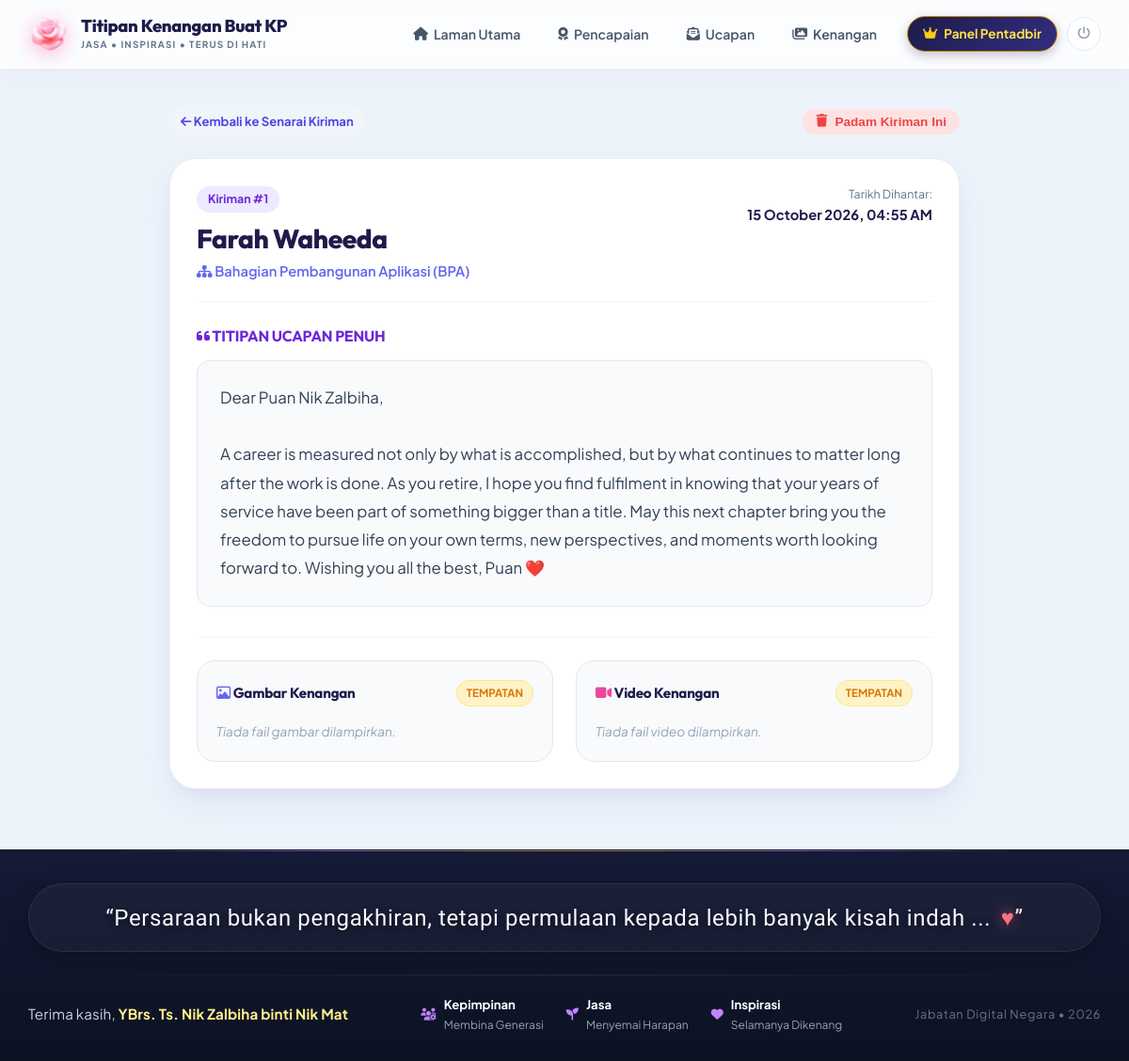
The app's page /admin/kiriman/1 (signed in) with its own data.
### app/models.py (models this page shows, shortened)
class Submission(db.Model):
    __tablename__ = "submissions"
    id = db.Column(db.Integer, primary_key=True)
    nama = db.Column(db.String(150), nullable=False)
    bahagian = db.Column(db.String(150), nullable=False)
    jawatan = db.Column(db.String(150), nullable=True)
    ucapan = db.Column(db.Text, nullable=True)
    created_at = db.Column(db.DateTime, default=datetime.now)
    status = db.Column(db.String(20), default="active")  # active, archived, reviewed
    data_type = db.Column(db.String(20), default="official")  # 'test' atau 'official' (pengasingan selamat)
    image_filename = db.Column(db.String(255), nullable=True)
    image_local_path = db.Column(db.String(255), nullable=True)
    image_drive_file_id = db.Column(db.String(100), nullable=True)
    image_drive_link = db.Column(db.String(500), nullable=True)
    image_sync_status = db.Column(db.String(30), default="none")  # none, pending, synced, failed
    video_filename = db.Column(db.String(255), nullable=True)
    video_local_path = db.Column(db.String(255), nullable=True)
    video_drive_file_id = db.Column(db.String(100), nullable=True)
    video_drive_link = db.Column(db.String(500), nullable=True)
    video_sync_status = db.Column(db.String(30), default="none")  # none, pending, synced, failed
    ip_address = db.Column(db.String(50), nullable=True)

### app/routes/admin.py (the view)
@admin_bp.route("/kiriman/<int:submission_id>")
@admin_required
def detail(submission_id):
    submission = Submission.query.get_or_404(submission_id)
    return render_template("admin/detail.html", submission=submission)

### app/routes/admin.py (called while the page is built)
def admin_required(f):
    @wraps(f)
    def decorated_function(*args, **kwargs):
        if not session.get("is_admin"):
            flash("Sila log masuk untuk mengakses Dashboard Pentadbir.", "warning")
            return redirect(url_for("admin.login", next=request.url))
        return f(*args, **kwargs)
    return decorated_function

### app/templates/admin/detail.html (shortened to what this page needs)
{% extends "base.html" %}
{% block content %}
<div class="container" style="max-width: 900px; margin: 2.5rem auto 4rem;">
  <div style="display: flex; justify-content: space-between; align-items: center; margin-bottom: 1.5rem;">
    <a href="{{ url_for('admin.dashboard') }}" class="btn-link-action">
      <i class="fa-solid fa-arrow-left"></i> Kembali ke Senarai Kiriman
    </a>
    <form action="{{ url_for('admin.padam_kiriman', submission_id=submission.id) }}" method="POST" onsubmit="return confirm('Adakah anda pasti ingin memadamkan kiriman ini?');">
      <button type="submit" class="btn" style="background:#fee2e2; color:#ef4444; font-size:0.85rem; padding: 6px 14px;">
        <i class="fa-solid fa-trash"></i> Padam Kiriman Ini
      </button>
    </form>
  </div>
  <div class="white-card" style="box-shadow: var(--shadow-lg);">
    <div style="border-bottom: 1px solid #f1f5f9; padding-bottom: 1.25rem; margin-bottom: 1.5rem; display: flex; justify-content: space-between; align-items: flex-start; flex-wrap: wrap; gap: 10px;">
      <div>
        <div style="display: inline-flex; align-items: center; gap: 6px; background: #ede9fe; color: #6d28d9; padding: 4px 12px; border-radius: var(--radius-full); font-size: 0.78rem; font-weight: 700; margin-bottom: 6px;">
          Kiriman #{{ submission.id }}
        </div>
        <h2 style="font-size: 1.75rem; color: #1e1b4b; font-weight: 800;">{{ submission.nama }}</h2>
        <div style="color: #6366f1; font-size: 0.92rem; font-weight: 600;">
          <i class="fa-solid fa-sitemap"></i> {{ submission.bahagian }}
        </div>
      </div>
      <div style="text-align: right;">
        <div style="font-size: 0.78rem; color: #64748b;">Tarikh Dihantar:</div>
        <div style="font-size: 0.92rem; font-weight: 700; color: #1e1b4b;">
          {{ submission.created_at.strftime('%d %B %Y, %I:%M %p') if submission.created_at else '-' }}
        </div>
      </div>
    </div>
    <div style="margin-bottom: 2rem;">
      <h3 style="font-size: 1rem; color: #6d28d9; margin-bottom: 0.75rem; text-transform: uppercase; font-weight: 700;">
        <i class="fa-solid fa-quote-left"></i> Titipan Ucapan Penuh
      </h3>
      <div style="background: #f8fafc; border-left: 4px solid #8b5cf6; border-radius: var(--radius-md); padding: 1.5rem; font-size: 1.05rem; line-height: 1.8; color: #334155; white-space: pre-wrap; border: 1px solid #e2e8f0;">{{ submission.ucapan or '(Tiada teks ucapan - Kiriman lampiran fail media sahaja)' }}</div>
    </div>
    <div style="display: grid; grid-template-columns: repeat(auto-fit, minmax(320px, 1fr)); gap: 1.5rem; border-top: 1px solid #f1f5f9; padding-top: 1.5rem;">
      <div style="background: #f8fafc; border: 1px solid #e2e8f0; border-radius: var(--radius-lg); padding: 1.25rem;">
        <div style="display: flex; justify-content: space-between; align-items: center; margin-bottom: 1rem;">
          <h4 style="font-size: 0.95rem; color: #1e1b4b; font-weight: 700;"><i class="fa-regular fa-image" style="color: #6366f1;"></i> Gambar Kenangan</h4>
          {% if submission.image_sync_status == 'synced' %}
            <span class="badge-status badge-synced"><i class="fa-solid fa-cloud-check"></i> Google Drive</span>
          {% else %}
            <span class="badge-status badge-pending">Tempatan</span>
          {% endif %}
        </div>
        {% if submission.image_filename %}
          <div style="text-align: center; margin-bottom: 1rem;">
            <img src="{{ url_for('static', filename='../uploads/images/' + submission.image_filename) }}" alt="Gambar Kenangan" style="max-width: 100%; max-height: 260px; border-radius: var(--radius-md); object-fit: contain; box-shadow: var(--shadow-sm);">
          </div>
          {% if submission.image_drive_link %}
            <a href="{{ submission.image_drive_link }}" target="_blank" class="btn-link-action" style="display: block; text-align: center; padding: 8px;">
              <i class="fa-brands fa-google-drive"></i> Buka di Google Drive (02 GAMBAR KENANGAN)
            </a>
          {% endif %}
        {% else %}
          <p style="color: #94a3b8; font-size: 0.85rem; font-style: italic;">Tiada fail gambar dilampirkan.</p>
        {% endif %}
      </div>
      <div style="background: #f8fafc; border: 1px solid #e2e8f0; border-radius: var(--radius-lg); padding: 1.25rem;">
        <div style="display: flex; justify-content: space-between; align-items: center; margin-bottom: 1rem;">
          <h4 style="font-size: 0.95rem; color: #1e1b4b; font-weight: 700;"><i class="fa-solid fa-video" style="color: #ec4899;"></i> Video Kenangan</h4>
          {% if submission.video_sync_status == 'synced' %}
            <span class="badge-status badge-synced"><i class="fa-solid fa-cloud-check"></i> Google Drive</span>
          {% else %}
            <span class="badge-status badge-pending">Tempatan</span>
          {% endif %}
        </div>
        {% if submission.video_filename %}
          <div style="margin-bottom: 1rem; text-align: center;">
            <video controls style="max-width: 100%; max-height: 220px; border-radius: var(--radius-md); background: #000;">
              <source src="{{ url_for('static', filename='../uploads/videos/' + submission.video_filename) }}" type="video/mp4">
            </video>
          </div>
          {% if submission.video_drive_link %}
            <a href="{{ submission.video_drive_link }}" target="_blank" class="btn-link-action" style="display: block; text-align: center; padding: 8px;">
              <i class="fa-brands fa-google-drive"></i> Buka di Google Drive (03 VIDEO KENANGAN)
            </a>
          {% endif %}
        {% else %}
          <p style="color: #94a3b8; font-size: 0.85rem; font-style: italic;">Tiada fail video dilampirkan.</p>
        {% endif %}
      </div>
    </div>
  </div>
</div>
{% endblock %}

### app/static/css/style.css (style rules this page uses)
:root { --bg-sky-top: #e0f2fe; --bg-sky-mid: #ebf4fc; --bg-body: #edf3fa; --bg-card: #ffffff; --bg-card-subtle: #f8fafc; --bg-input: #f8fafc; --primary-purple: #7c3aed; --primary-indigo: #4f46e5; --primary-gradient: linear-gradient(135deg, #8b5cf6 0%, #6366f1 100%); --button-gradient: linear-gradient(90deg, #b06ab3 0%, #4568dc 100%); --pink-accent: #ec4899; --pink-light: #fdf2f8; --gold-accent: #f59e0b; --text-dark: #0f172a; --text-navy: #1e293b; --text-muted: #64748b; --text-light: #94a3b8; --border-light: #e2e8f0; --border-focus: #8b5cf6; --shadow-sm: 0 2px 8px rgba(15, 23, 42, 0.04); --shadow-md: 0 8px 24px -4px rgba(99, 102, 241, 0.08), 0 4px 12px -2px rgba(15, 23, 42, 0.04); --shadow-lg: 0 16px 36px -6px rgba(99, 102, 241, 0.12), 0 8px 16px -4px rgba(15, 23, 42, 0.04); --radius-sm: 8px; --radius-md: 14px; --radius-lg: 20px; --radius-xl: 28px; --radius-full: 9999px; --transition: all 0.25s cubic-bezier(0.16, 1, 0.3, 1); }
* , *::before, *::after { box-sizing: border-box; margin: 0; padding: 0; }
html, body { width: 100%; max-width: 100%; overflow-x: hidden; box-sizing: border-box; }
body { font-family: 'Plus Jakarta Sans', system-ui, -apple-system, sans-serif; background-color: var(--bg-body); color: var(--text-navy); line-height: 1.6; min-height: 100vh; display: flex; flex-direction: column; -webkit-font-smoothing: antialiased; }
h1, h2, h3, h4, .font-heading { font-family: 'Outfit', sans-serif; letter-spacing: -0.015em; color: var(--text-dark); }
.container { width: 100%; max-width: 1440px; margin: 0 auto; padding: 0 clamp(1rem, 2.5vw, 2.8rem); box-sizing: border-box; }
.btn { display: inline-flex; align-items: center; justify-content: center; gap: 8px; font-size: 0.92rem; font-weight: 600; text-decoration: none; cursor: pointer; border-radius: var(--radius-full); transition: var(--transition); border: none; }
.white-card { background: #ffffff; border-radius: var(--radius-xl); padding: 1.75rem; box-shadow: var(--shadow-md); border: 1px solid rgba(226, 232, 240, 0.7); }
.btn-link-action { font-size: 0.82rem; font-weight: 700; color: #4f46e5; text-decoration: none; background: #f1f5f9; padding: 5px 12px; border-radius: var(--radius-full); transition: var(--transition); }
.badge-status { padding: 4px 10px; border-radius: var(--radius-full); font-size: 0.72rem; font-weight: 700; text-transform: uppercase; display: inline-flex; align-items: center; gap: 4px; }
.badge-pending { background: #fef3c7; color: #d97706; border: 1px solid #fde68a; }

### records on screen
Submission: id "1", nama "Farah Waheeda", bahagian "Bahagian Pembangunan Aplikasi (BPA)", created_at "15 October 2026, 04:55 AM", ucapan "Dear Puan Nik Zalbiha, A career is measured not only by what is accomplished, but by what continues to matter long after the work is done. As you retire, I hope you find fulfilment in knowing that your years of service have been part of something bigger than a title. May this next chapter bring you the freedom to pursue life on your own terms, new perspectives, and moments worth looking forward to. Wishing you all the best, Puan ❤️"
